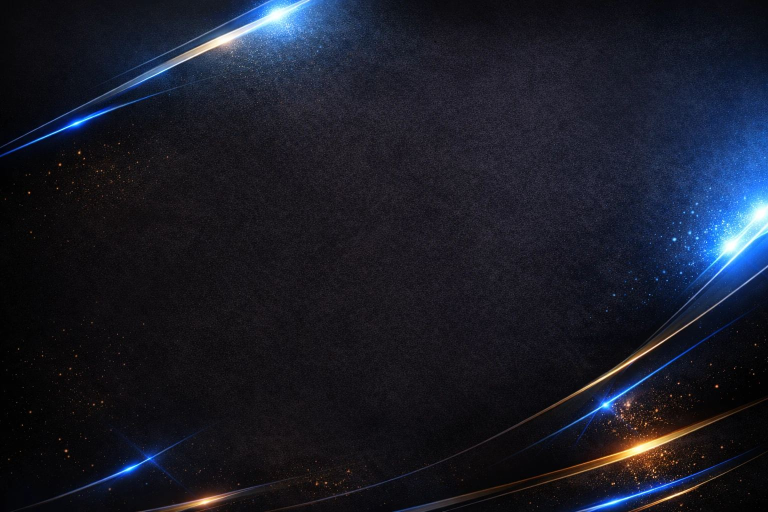
#> input picture editalote/estatico/marca/elite_fundo.jpg, 1536 x 1024 px (shown at 1/2 size)
$ python -i geometria.py   (imports and definitions only)
#> lines starting #> are read from the running program, lines starting #| are printed output that depends on the picture; after the words box and inside, x2 and y2 are one past the last pixel; in counts of white or black regions, pixels touching at a corner belong together
"""Cortar, girar e geometria (como a ferramenta Corte e Geometria do Lightroom).

Ordem: girar 90° / espelhar -> perspectiva vertical/horizontal -> endireitar (ângulo fino, com
corte automático das bordas tortas) -> corte escolhido. Tudo em medidas relativas (0..1), então o
mesmo ajuste vale na prévia reduzida e na foto inteira.

Também resolve a orientação da câmera (foto em pé): os pixels são girados de verdade e a etiqueta
Orientation do EXIF vira 1, para todo programa mostrar igual.
"""

from __future__ import annotations

import math
import struct

import numpy as np
from PIL import Image, ImageOps

CAMPOS = ("girar", "espelhar", "endireitar", "perspectiva_v", "perspectiva_h", "corte")


# [37 lines left out: functions tem_geometria, corte_valido, razao_da_proporcao, corte_por_proporcao, not called in this run]


# ------------------------------------------------------------- orientação da câmera

def orientar(img: Image.Image) -> Image.Image:
    """Gira os pixels conforme o EXIF (foto feita em pé)."""
    return ImageOps.exif_transpose(img) if img.getexif().get(0x0112, 1) != 1 else img


# [79 lines left out: functions exif_sem_rotacao, _perspectiva, _endireitar, aplicar_geometria, not called in this run]


# -------------------------------------------------------------------- automático

def angulo_automatico(img: Image.Image, detalhes: bool = False):
    """Ângulo (graus, positivo = girar no sentido horário) que deixa horizonte e verticais retos.

    Usa a direção das bordas fortes que estão em regiões de linha reta (blocos coerentes) e procura
    um desvio dominante e concentrado das linhas quase horizontais/verticais. Se as linhas não
    concordam (perspectiva, galhos, cabelo), responde 0: melhor não girar do que girar errado.
    """
    pequeno = img.convert("L")
    pequeno.thumbnail((1000, 1000), Image.Resampling.BILINEAR)
    g = np.asarray(pequeno, dtype=np.float64)
    # Sobel (suaviza na outra direção): ângulo das bordas muito mais preciso que diferença simples
    p = np.pad(g, 1, mode="edge")
    gx = (p[:-2, 2:] + 2 * p[1:-1, 2:] + p[2:, 2:]) - (p[:-2, :-2] + 2 * p[1:-1, :-2] + p[2:, :-2])
    gy = (p[2:, :-2] + 2 * p[2:, 1:-1] + p[2:, 2:]) - (p[:-2, :-2] + 2 * p[:-2, 1:-1] + p[:-2, 2:])
    b = 12
    H, W = (g.shape[0] // b) * b, (g.shape[1] // b) * b
    if H < b * 4 or W < b * 4:
        return (0.0, 0.0) if detalhes else 0.0
    gx, gy = gx[:H, :W], gy[:H, :W]
    bloco = lambda m: m.reshape(H // b, b, W // b, b).sum(axis=(1, 3))
    jxx, jyy, jxy = bloco(gx * gx), bloco(gy * gy), bloco(gx * gy)
    coerencia = np.sqrt((jxx - jyy) ** 2 + 4 * jxy ** 2) / np.maximum(jxx + jyy, 1e-9)
    reto = np.repeat(np.repeat(coerencia > 0.75, b, axis=0), b, axis=1)
    mag = np.hypot(gx, gy)
    forte = reto & (mag > max(np.percentile(mag, 90), 48))
    if forte.sum() < 200:
        return (0.0, 0.0) if detalhes else 0.0
    # direção do gradiente -> quanto a borda desvia de 0°/90° (mesmo valor para os dois)
    desvio = ((np.degrees(np.arctan2(gy[forte], gx[forte])) + 45.0) % 90.0) - 45.0
    pesos = mag[forte]
    perto = np.abs(desvio) < 10
    hist, bordas = np.histogram(desvio[perto], bins=400, range=(-10, 10), weights=pesos[perto])
    hist = np.convolve(hist, np.ones(9) / 9, mode="same")
    pico = int(np.argmax(hist))
    centro = (bordas[pico] + bordas[pico + 1]) / 2
    janela = perto & (np.abs(desvio - centro) < 0.75)
    confianca = float(pesos[janela].sum() / max(pesos[perto].sum(), 1e-9))
    if confianca < 0.12:
        return (0.0, round(confianca, 3)) if detalhes else 0.0
    # gradiente girado no sentido horário na tela (y para baixo) = foto torta no horário
    estimativa = -float(np.median(desvio[janela]))
    angulo = _refinar(pequeno, estimativa)
    angulo = round(angulo, 2) if abs(angulo) >= 0.15 else 0.0
    return (angulo, round(confianca, 3)) if detalhes else angulo


def _refinar(cinza: Image.Image, estimativa: float) -> float:
    """Acerta o ângulo fino: o giro certo deixa as linhas alinhadas às linhas/colunas de pixels,
    o que concentra as bordas em poucas linhas e colunas (perfil de projeção mais "pontudo")."""
    pequeno = cinza.copy()
    pequeno.thumbnail((700, 700), Image.Resampling.BILINEAR)
    w, h = pequeno.size
    margem = int(0.12 * min(w, h))

    def nota(angulo):
        g = np.asarray(pequeno.rotate(-angulo, resample=Image.Resampling.BILINEAR), dtype=np.float64)
        g = g[margem:h - margem, margem:w - margem]
        dy = np.abs(np.diff(g, axis=0)).sum(axis=1)
        dx = np.abs(np.diff(g, axis=1)).sum(axis=0)
        return float(dy.var() / max(dy.mean(), 1e-9) ** 2 + dx.var() / max(dx.mean(), 1e-9) ** 2)

    candidatos = np.arange(estimativa - 1.5, estimativa + 1.51, 0.25)   # só confirma/afina a estimativa
    melhor = max(candidatos, key=nota)
    finos = np.arange(melhor - 0.25, melhor + 0.26, 0.05)
    return float(np.clip(max(finos, key=nota), -15, 15))

>>> from PIL import Image
>>> picture = Image.open('estatico/marca/elite_fundo.jpg')
#> picture is the input picture: PIL image 1536x1024 RGB; mean R, G, B 25.2, 27.8, 39.4
>>> result = angulo_automatico(picture)
#> in angulo_automatico, `pequeno.thumbnail((1000, 1000), Image.Resampling.BILINEAR)`:
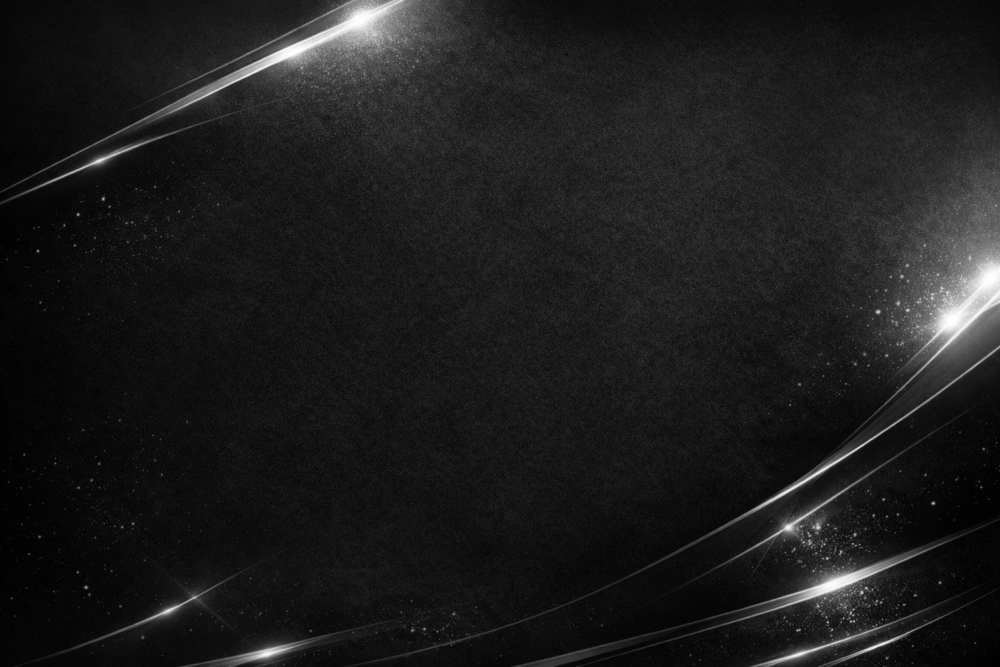
#> pequeno: PIL image 1000x667 L; min 0, max 255, mean 28.3
#> in angulo_automatico, `gx, gy = gx[:H, :W], gy[:H, :W]`:
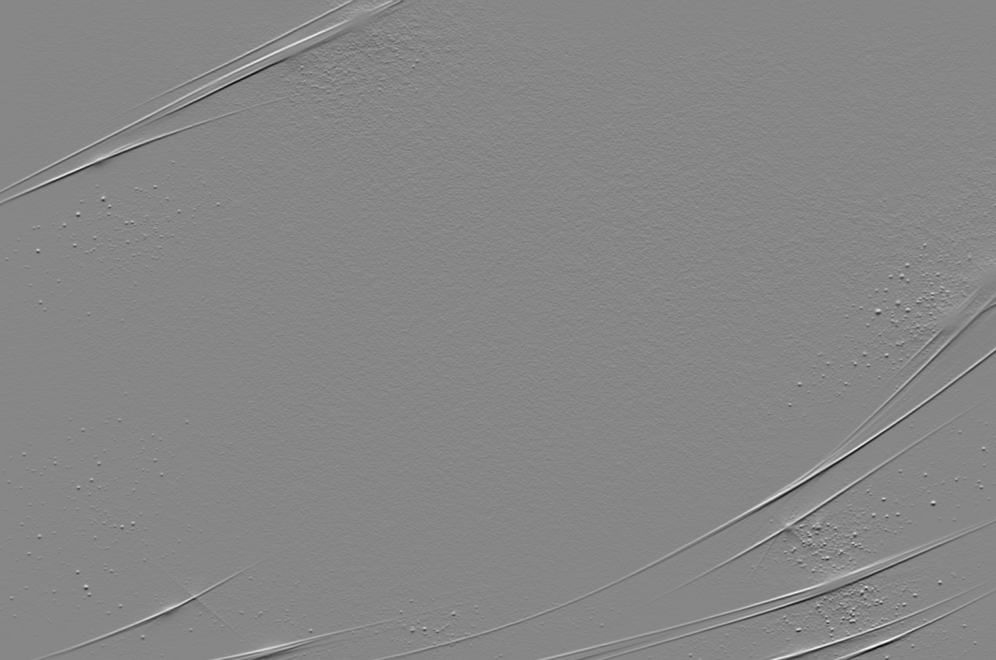
#> gy: shape (660, 996) float64; min -723, max 642, mean 0; drawn with min black and max white
#> in angulo_automatico, `reto = np.repeat(np.repeat(coerencia > 0.75, b, axis=0), b, axis=1)`:
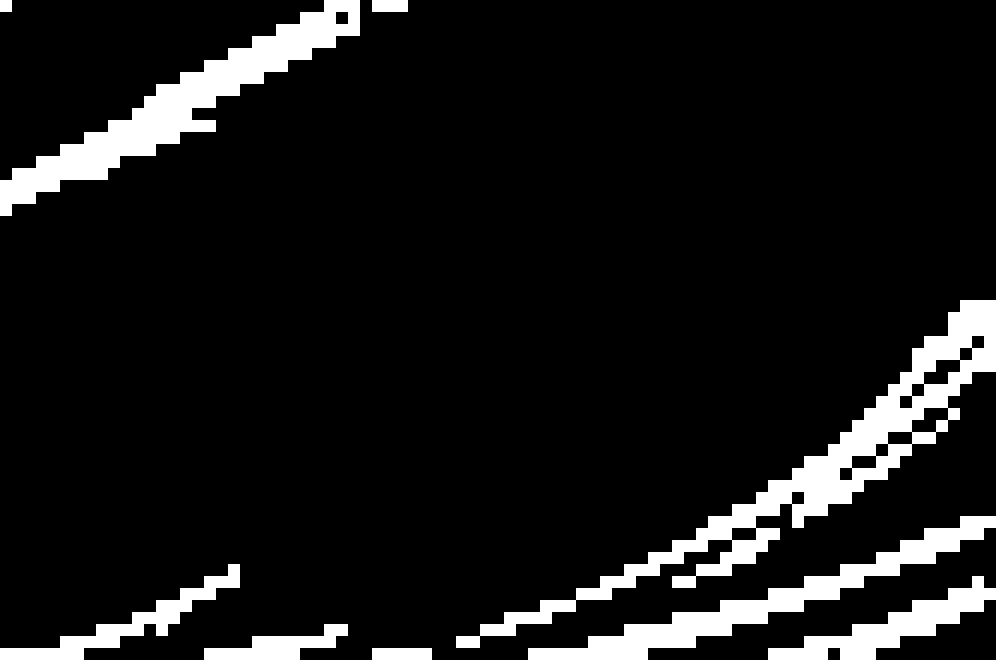
#> reto: shape (660, 996) bool; 9.4% white; 9 white regions, largest, box (x1, y1, x2, y2) and area: (456, 300, 996, 648) 21312, (0, 0, 360, 216) 15696, (528, 516, 996, 660) 11088
#> in angulo_automatico, `forte = reto & (mag > max(np.percentile(mag, 90), 48))`:
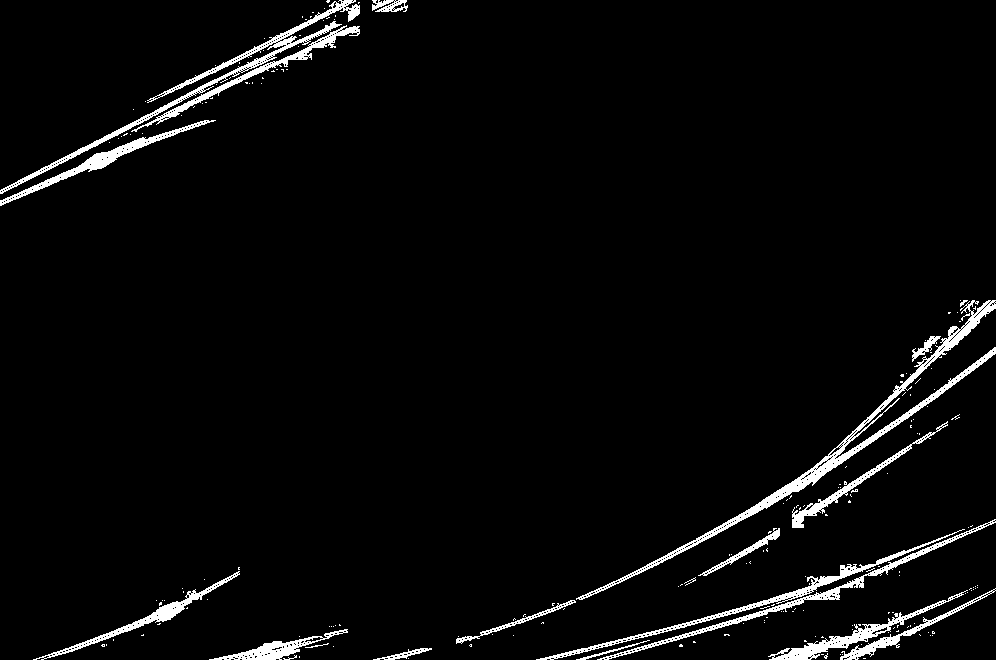
#> forte: shape (660, 996) bool; 3.5% white; 199 white regions (178 under 20 px), largest, box (x1, y1, x2, y2) and area: (576, 300, 996, 600) 4784, (0, 0, 360, 194) 3060, (536, 529, 965, 660) 1942
#> in angulo_automatico, `hist, bordas = np.histogram(desvio[perto], bins=400, range=(-10, 10), ..`: hist = 400 values, max 3832 at index 200, min 0 at index 111, mean 567.2; bordas = 401 values from -10 to 10
#> in angulo_automatico, `hist = np.convolve(hist, np.ones(9) / 9, mode="same")`: hist = 400 values, max 2359.7 at index 7, min 65.18 at index 399, mean 562.9
#> in angulo_automatico, `pico = int(np.argmax(hist))`: pico = 7
#> in angulo_automatico, `centro = (bordas[pico] + bordas[pico + 1]) / 2`: centro = -9.62
#> in angulo_automatico, `confianca = float(pesos[janela].sum() / max(pesos[perto].sum(), 1e-9))`: confianca = 0.19
#> in angulo_automatico, `estimativa = -float(np.median(desvio[janela]))`: estimativa = 9.46
#> in nota, `dy = np.abs(np.diff(g, axis=0)).sum(axis=1)`: dy = 354 values, max 2602 at index 343, min 826 at index 189, mean 1262.8
#> in nota, `dx = np.abs(np.diff(g, axis=1)).sum(axis=0)`: dx = 587 values, max 1268 at index 579, min 410 at index 87, mean 654.8
#> in nota (call 7), `g = np.asarray(pequeno.rotate(-angulo, resample=Image.Resampling.BILIN..`:
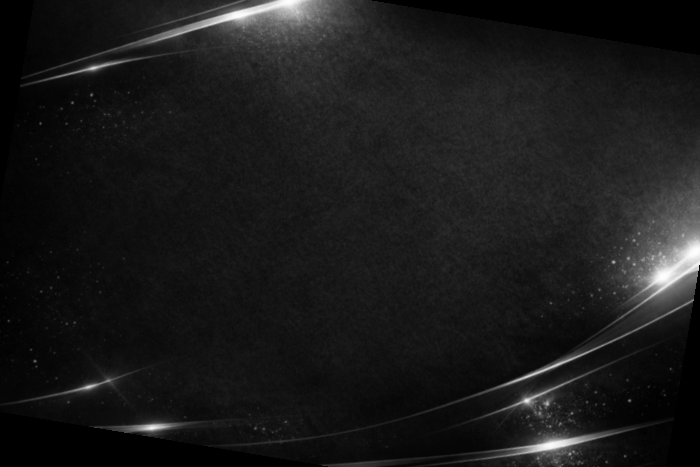
#> g: shape (467, 700) float64; min 0, max 254, mean 25.8
#> in nota (call 7), `dy = np.abs(np.diff(g, axis=0)).sum(axis=1)`: dy = 354 values, max 2610 at index 327, min 883 at index 31, mean 1247.4
#> in nota (call 7), `dx = np.abs(np.diff(g, axis=1)).sum(axis=0)`: dx = 587 values, max 1268 at index 571, min 406 at index 90, mean 645.2
#> in nota (call 10), `g = g[margem:h - margem, margem:w - margem]`:
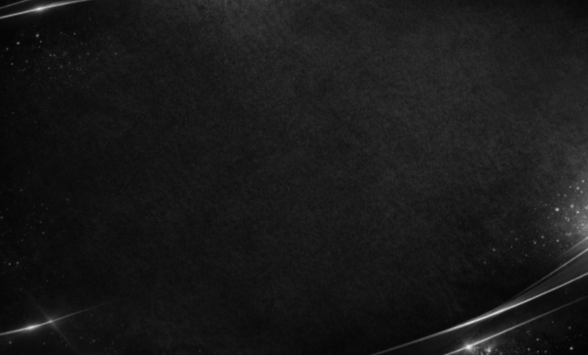
#> g: shape (355, 588) float64; min 2, max 235, mean 25.1
#> in nota (call 10), `dy = np.abs(np.diff(g, axis=0)).sum(axis=1)`: dy = 354 values, max 2843 at index 328, min 868 at index 266, mean 1235
#> in nota (call 10), `dx = np.abs(np.diff(g, axis=1)).sum(axis=0)`: dx = 587 values, max 1238 at index 570, min 390 at index 98, mean 640.5
#> in nota (call 13), `g = np.asarray(pequeno.rotate(-angulo, resample=Image.Resampling.BILIN..`:
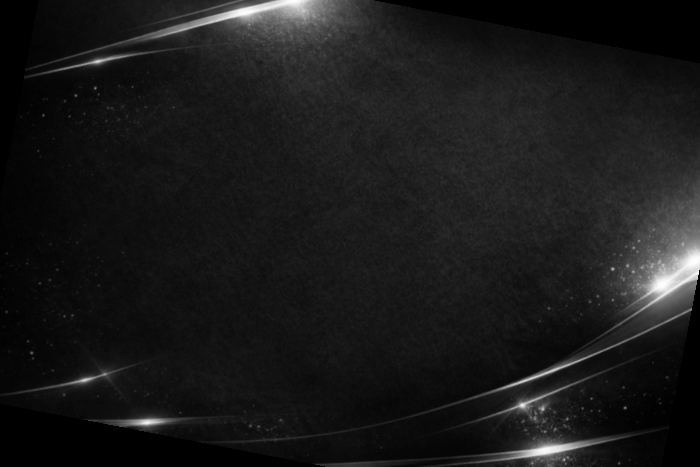
#> g: shape (467, 700) float64; min 0, max 254, mean 25.6
#> in nota (call 13), `dy = np.abs(np.diff(g, axis=0)).sum(axis=1)`: dy = 354 values, max 3003 at index 325, min 854 at index 273, mean 1217.9
#> in nota (call 13), `dx = np.abs(np.diff(g, axis=1)).sum(axis=0)`: dx = 587 values, max 1163 at index 569, min 399 at index 83, mean 633.2
#> in _refinar, `melhor = max(candidatos, key=nota)`: melhor = 10.46
#> in angulo_automatico, `angulo = _refinar(pequeno, estimativa)`: angulo = 10.51
#> result = 10.51
